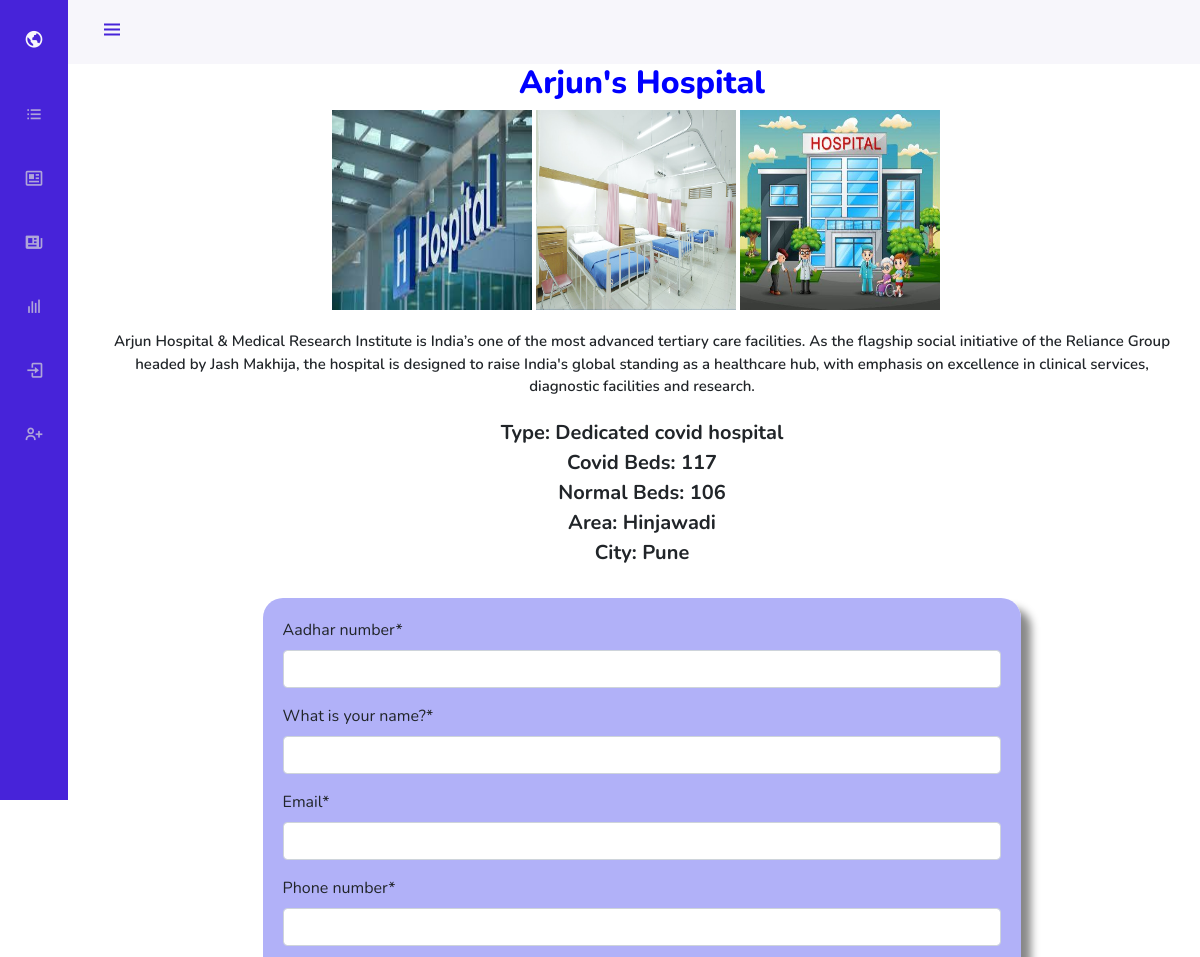
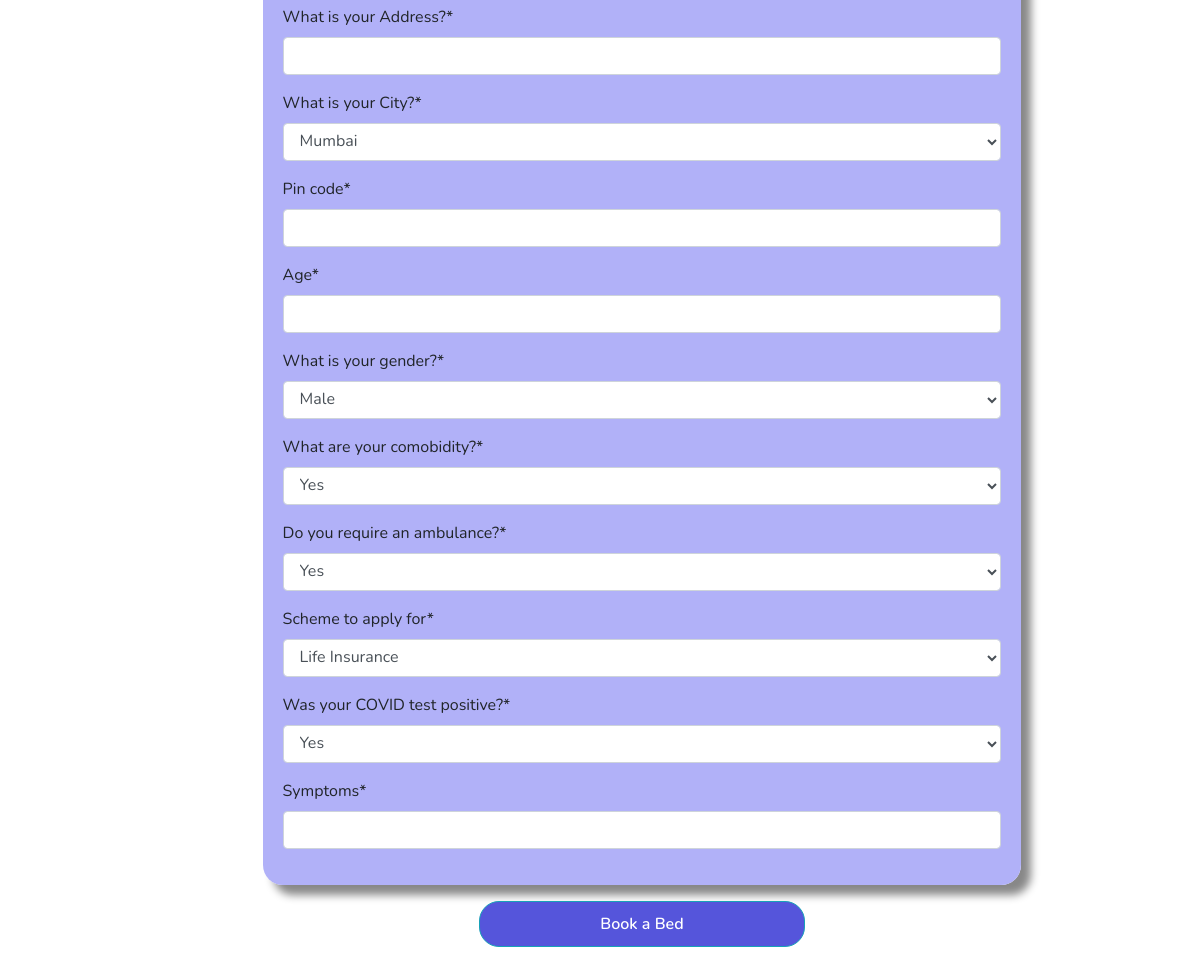
Screenshot of /post/15/ with the database file from the repository (2 pictures, top to bottom).
### blog/models.py (models this page shows, shortened)
class Post(models.Model):
    name = models.CharField(max_length = 100)
    content = models.TextField()
    type = models.CharField(max_length = 100, default="Dedicated covid hospital")
    proof = models.ImageField(default='default.jpg',upload_to='hosp_proofs')
    author = models.ForeignKey(User, on_delete=models.CASCADE)
    city = models.CharField(max_length=100, default="Mumbai")
    address = models.TextField(default="Maharashtra")
    area =models.CharField(max_length=100, default="Andheri")
    covid_cap=models.IntegerField(default=0)
    norm_cap = models.IntegerField(default=0)
    img1 = models.ImageField(default='default.jpg',upload_to='hosp_imgs')
    img2 = models.ImageField(default='default.jpg',upload_to='hosp_imgs')
    img3 = models.ImageField(default='default.jpg',upload_to='hosp_imgs')

### blog/views.py (the view)
# urls.py: path('post/<int:pk>/', views.PostDetailView, name='post-detail'),
def PostDetailView(request,pk):
    if request.method== 'POST':
        form=BedForm(request.POST)
        if form.is_valid():
            rq =BedRequest()
            post = get_object_or_404(Post, pk=pk)
            rq.aadhar_number = form.cleaned_data.get('aadhar_number')
            rq.email = form.cleaned_data.get('email')
            rq.phone_number = form.cleaned_data.get('phone_number')
            rq.name = form.cleaned_data.get('name')
            rq.address = form.cleaned_data.get('address')
            rq.city = form.cleaned_data.get('city')
            rq.pin_code = form.cleaned_data.get('pin_code')
            rq.gender = form.cleaned_data.get('gender')
            rq.age = form.cleaned_data.get('age')
            rq.co_mobidity = form.cleaned_data.get('co_mobidity')
            rq.ambulance_required= form.cleaned_data.get('ambulance_required')
            rq.scheme = form.cleaned_data.get('scheme')
            rq.health_centre = post.author.username
            rq.tested = form.cleaned_data.get('tested')
            rq.symptoms = form.cleaned_data.get('symptoms')
            rq.save()
            return redirect('blog-home')
        else:
            pass
    else:
        form=BedForm()
        post = get_object_or_404(Post, pk=pk)
        return render(request,'blog/post_detail.html', {
            "form": form,
            "post": post,
        })

### blog/forms.py
class BedForm(forms.ModelForm):
    aadhar_number =forms.IntegerField()
    phone_number =forms.IntegerField()
    email = forms.EmailField()
    name=forms.CharField(label='What is your name?')
    address=forms.CharField(label='What is your Address?')
    city=forms.CharField(label='What is your City?', widget=forms.Select(choices=CITY))
    pin_code =forms.IntegerField()
    gender=forms.CharField(label='What is your gender?',widget=forms.Select(choices=GENDER))
    age =forms.IntegerField()
    co_mobidity=forms.CharField(label='What are your comobidity?',widget=forms.Select(choices=PREGNANT))
    ambulance_required=forms.CharField(label='Do you require an ambulance?',widget=forms.Select(choices=PREGNANT))
    scheme=forms.CharField(label='Scheme to apply for',widget=forms.Select(choices=SCHEME))
    tested = forms.CharField(label='Was your COVID test positive?',widget=forms.Select(choices=PREGNANT))
    symptoms = forms.Textarea()
    class Meta:
        model= BedRequest
        fields=('aadhar_number', 'name', 'email', 'phone_number', 'address' , 'city', 'pin_code',  'age', 'gender',
             'co_mobidity', 'ambulance_required', 'scheme', 'tested','symptoms'
        )

### blog/templates/blog/post_detail.html (shortened to what this page needs)
{% extends 'blog/navbase_without.html' %} {% load crispy_forms_tags %} {% block content %}
<article class="media content-section">
  <div class="media-body">
    <h2 class="article-title">{{ post.name }}</h2>
    <div class="img-container">
    <img src="{{ post.img1.url }}" style="width: 200px; height: 200px" />
    <img src="{{ post.img2.url }}" style="width: 200px; height: 200px" />
    <img src="{{ post.img3.url }}" style="width: 200px; height: 200px" />
  </div>
  <p style="font-size: 15px; font-weight: 600; margin-bottom: 20px;" class="article-content">{{ post.content }}</p>
    <div class="details">
    <p class="article-content">Type: {{ post.type }}</p>
    <p class="article-content">Covid Beds: {{ post.covid_cap }}</p>
    <p class="article-content">Normal Beds: {{ post.norm_cap }}</p>
    <p class="article-content">Area: {{ post.area }}</p>
    <p class="article-content">City: {{ post.city }}</p>
  </div>
    {%if not user.is_authenticated %}
    <form method="POST">
      <fieldset class="form-group">{{ form|crispy }}</fieldset>
      <div class="form-group">
        <button class="btn btn-outline-info" type="submit">Book a Bed</button>
      </div>
    </form>
    {% endif %}
  </div>
</article>
{% endblock %}

### blog/static/blog/css/nav.css (style rules this page uses)
:root { --header-height: 3rem; --nav-width: 68px; --first-color: #4723D9; --first-color-light: #AFA5D9; --white-color: #F7F6FB; --body-font: 'Nunito', sans-serif; --normal-font-size: 1rem; --z-fixed: 100; }
*,::before,::after { box-sizing: border-box; }
html { height: 100vh !important; }
body { position: relative; margin: var(--header-height) 0 0 0; padding: 0 1rem; font-family: var(--body-font); font-size: var(--normal-font-size); transition: .5s; }
@media screen and (min-width: 768px) { body { margin: calc(var(--header-height) + 1rem) 0 0 0; padding-left: calc(var(--nav-width) + 2rem); } }

### blog/templates/blog/post_detail.html (style rules this page uses)
button.btn.btn-outline-info { background-color: rgb(63, 171, 243); font-weight: 600; transition: 0.5s; }
h2.article-title { text-align: center; font-weight: 800; color: blue; }
p.article-content { font-weight: 700; margin: 0; }
img { margin-bottom: 20px; }
fieldset.form-group { margin-top: 30px; width: 70%; margin-left: 15%; background: rgb(177, 177, 248); padding: 20px; border-radius: 20px; box-shadow: 10px 10px 8px #888888; }
button.btn.btn-outline-info { border-radius: 20px; padding: 10px 20px; background: rgb(85, 85, 219); width: 30%; color: #fff; margin-left: 35%; }
.img-container { width: 620px; margin: 0 auto; }
p.article-content { text-align: center; font-size: 20px; }

### rows the page displays
Post: name "Arjun's Hospital", img1 (picture), img2 (picture), img3 (placeholder picture), content "Arjun Hospital & Medical Research Institute is India’s one of the most advanced tertiary care facilities. As the flagship social initiative of the Reliance Group headed by Jash Makhija, the hospital is designed to raise India's global standing as a healthcare hub, with emphasis on excellence in clinical services, diagnostic facilities and research.", type "Dedicated covid hospital", covid_cap "117", norm_cap "106", area "Hinjawadi", city "Pune"
